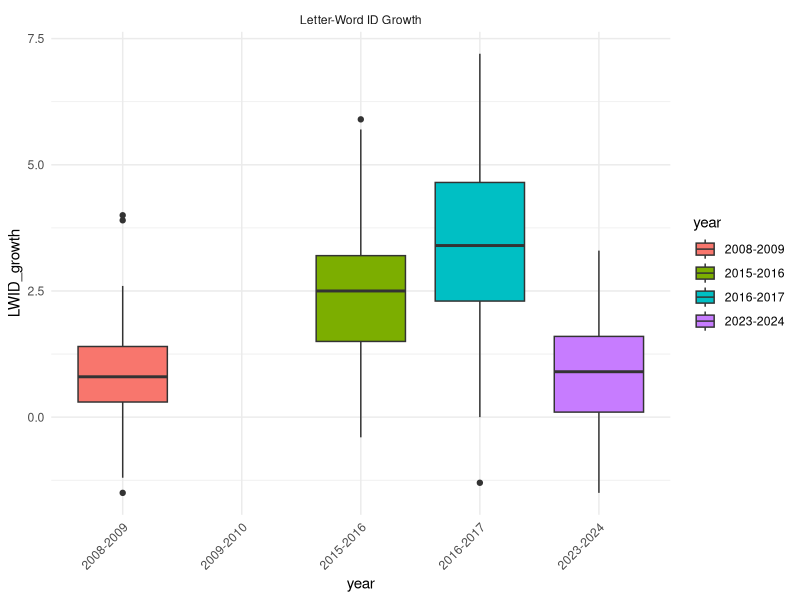
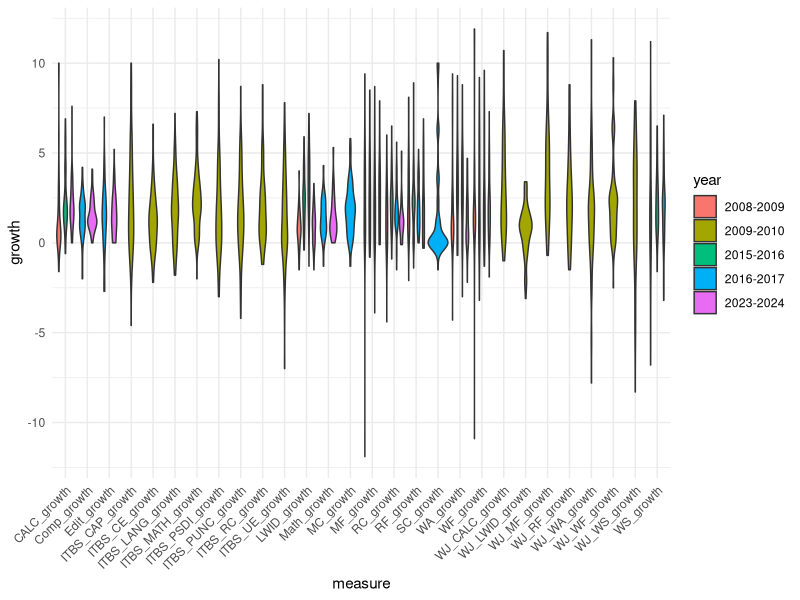

These figures' R source, in order:
## ---- chunk 1
setwd("/Users/saratessapalos/Desktop/EDLDClassProject/EDLD651ClassProject/data")

data <- read.csv("updated.csv")
## ---- chunk 2
library(tidyverse)
library(readxl)
library(corrplot)
library(viridis)
library(gridExtra)   

# Growth patterns across measures and years
ggplot(data, aes(x = year)) +
  geom_boxplot(aes(y = LWID_growth, fill = year)) +
  facet_wrap(~"Letter-Word ID Growth") +
  theme_minimal() +
  theme(axis.text.x = element_text(angle = 45, hjust = 1))


# Growth distribution violin plots
long_data <- data %>%
  pivot_longer(
    cols = ends_with("_growth"),
    names_to = "measure",
    values_to = "growth"
  )

ggplot(long_data, aes(x = measure, y = growth, fill = year)) +
  geom_violin() +
  theme_minimal() +
  theme(axis.text.x = element_text(angle = 45, hjust = 1))

# Statistical summary by measure
growth_summary <- data %>%
  group_by(year) %>%
  summarize(
    across(ends_with("_growth"),
           list(
             mean = ~mean(., na.rm = TRUE),
             sd = ~sd(., na.rm = TRUE),
             n = ~sum(!is.na(.))
           ))
  )

print(growth_summary)

